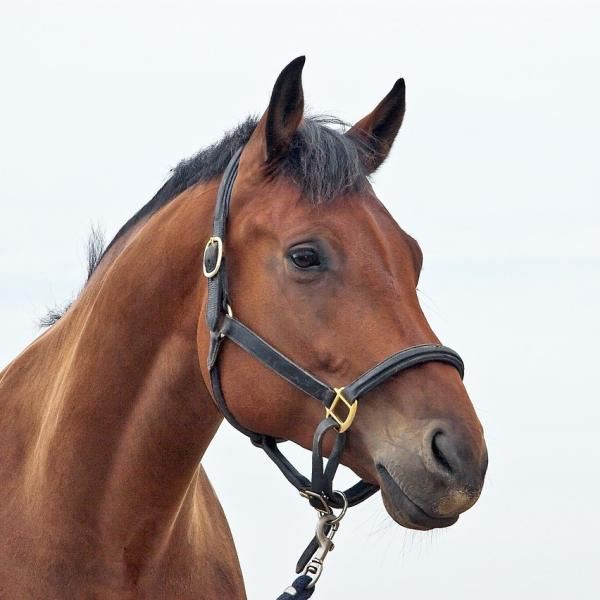
#> input picture Umbralizacion/caballo.jpg, 600 x 600 px
$ python main.py
#> lines starting #> are read from the running program, lines starting #| are printed output that depends on the picture; after the words box and inside, x2 and y2 are one past the last pixel; in counts of white or black regions, pixels touching at a corner belong together

import cv2
import numpy as np
from matplotlib import pyplot as plt


# [21 lines left out: function umbralizacion_Demostrativa, not called in this run]


def umbralizacion_Adaptativa():

    img = cv2.imread('caballo.jpg', 0)
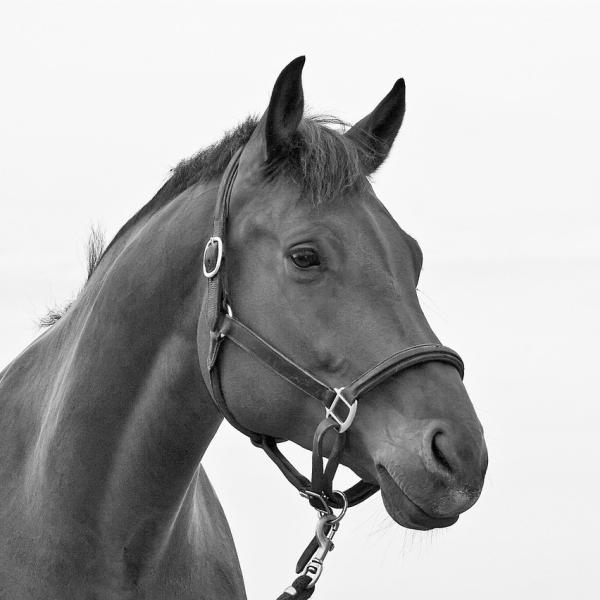
#> img: shape (600, 600); min 0, max 255, mean 175.6
    th1 = cv2.adaptiveThreshold(img, 255, cv2.ADAPTIVE_THRESH_MEAN_C, cv2.THRESH_BINARY, 11, 2)
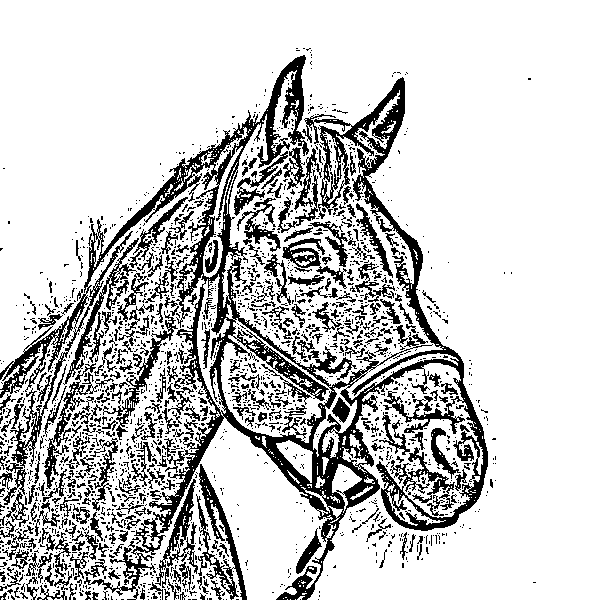
#> th1: shape (600, 600); 79.4% white; 1911 black regions (1592 under 20 px), largest, box (x1, y1, x2, y2) and area: (0, 55, 488, 600) 36417, (196, 464, 247, 600) 1828, (63, 238, 139, 385) 1314
    u, th2 = cv2.threshold(img, 127, 255, cv2.THRESH_BINARY)
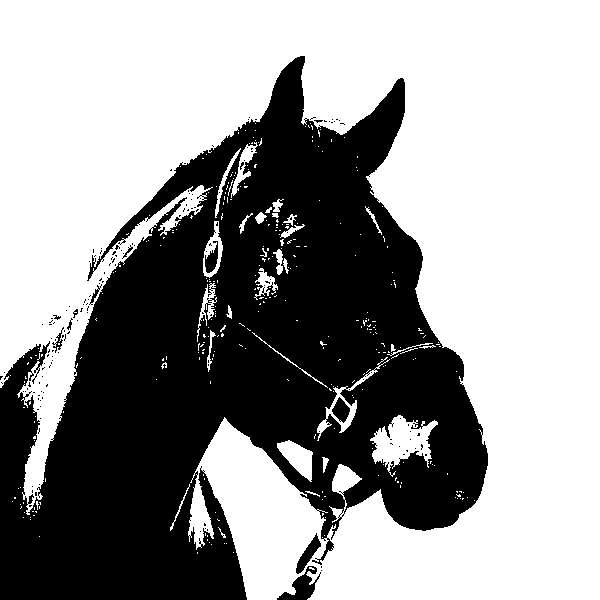
#> th2: shape (600, 600); 60.3% white; 160 black regions (149 under 20 px), largest, box (x1, y1, x2, y2) and area: (0, 56, 488, 600) 140908, (277, 566, 321, 600) 593, (296, 533, 321, 574) 358

    images = [th1, th2]
    labels = ['ADAPTIVE_THRESH_MEAN_C', 'SIMPLE']
    for i in range(2):
        plt.subplot(1, 2, i + 1)
        plt.imshow(images[i], 'gray', vmin=0, vmax=255)
        plt.title(labels[i])
        plt.xticks([]), plt.yticks([])
    plt.show()
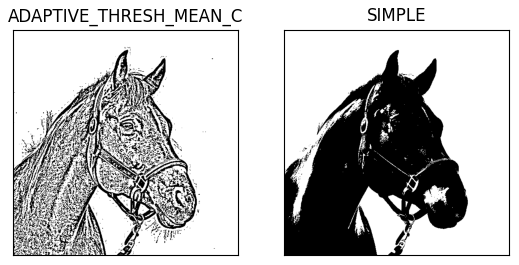
#> figure drawn by matplotlib, 2 panels


# [23 lines left out: function umbralizacion_Automatica, not called in this run]

umbralizacion_Adaptativa()

$ run again, with Umbralizacion/ciudad.jpg copied over Umbralizacion/caballo.jpg
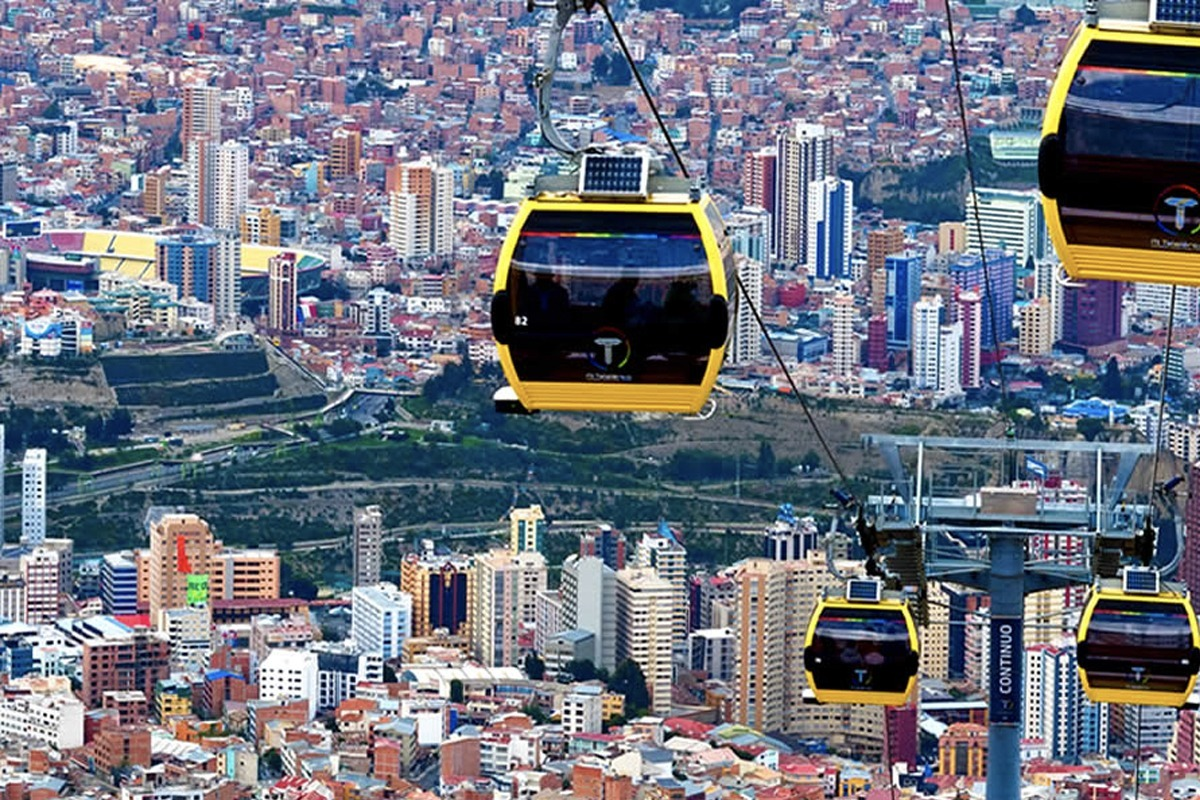
#> input picture Umbralizacion/ciudad.jpg, 1200 x 800 px
#> in umbralizacion_Adaptativa, `th1 = cv2.adaptiveThreshold(img, 255, cv2.ADAPTIVE_THRESH_MEAN_C, cv2...`:
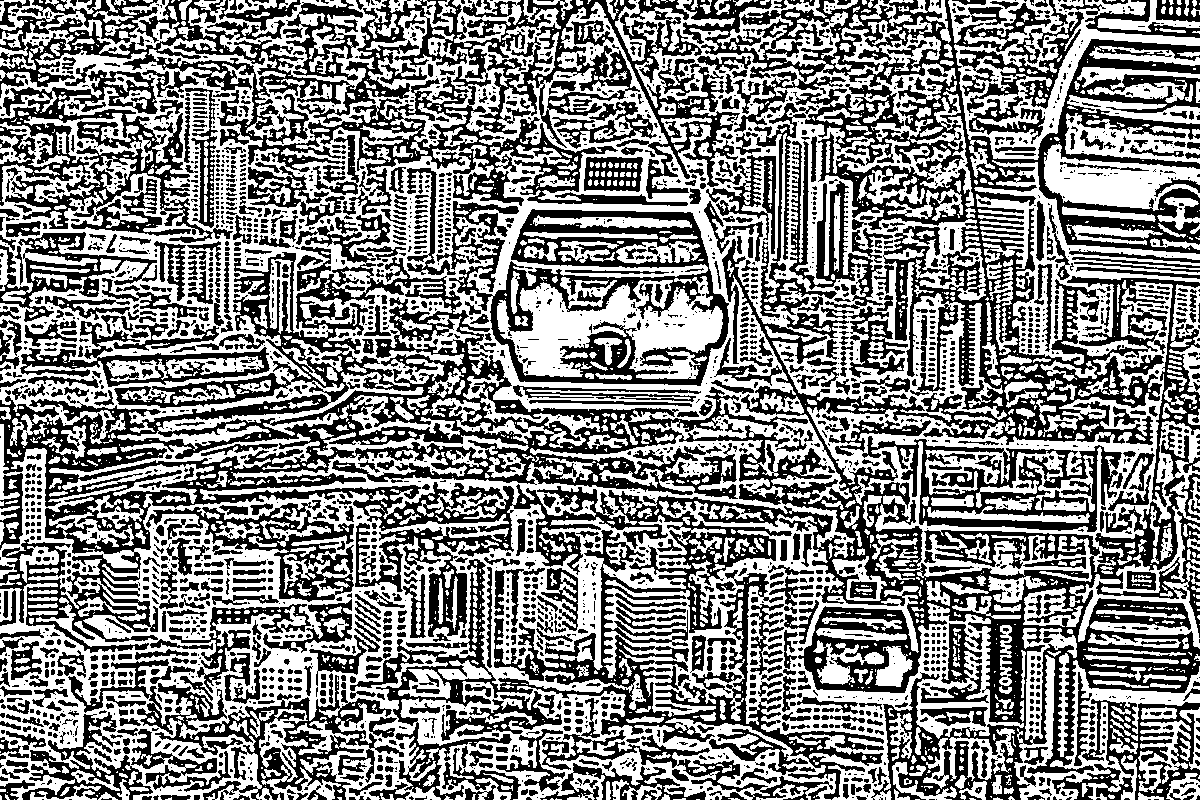
#> th1: shape (800, 1200); 51.9% white; 2955 black regions (1918 under 20 px), largest, box (x1, y1, x2, y2) and area: (0, 0, 1200, 800) 209621, (0, 0, 688, 215) 29376, (436, 201, 729, 386) 16739
#> th2: shape (800, 1200); 43.5% white; 1811 white regions (1440 under 20 px), largest, box (x1, y1, x2, y2) and area: (0, 0, 966, 417) 171672, (0, 448, 990, 800) 132929, (948, 0, 1200, 159) 14356
#> in umbralizacion_Adaptativa, `plt.show()`:
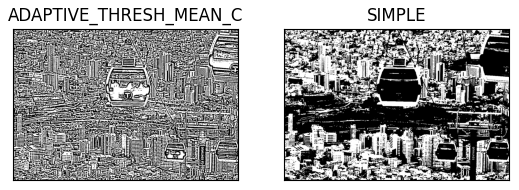
#> figure drawn by matplotlib, 2 panels

$ run again, with Umbralizacion/libro.jpg copied over Umbralizacion/caballo.jpg
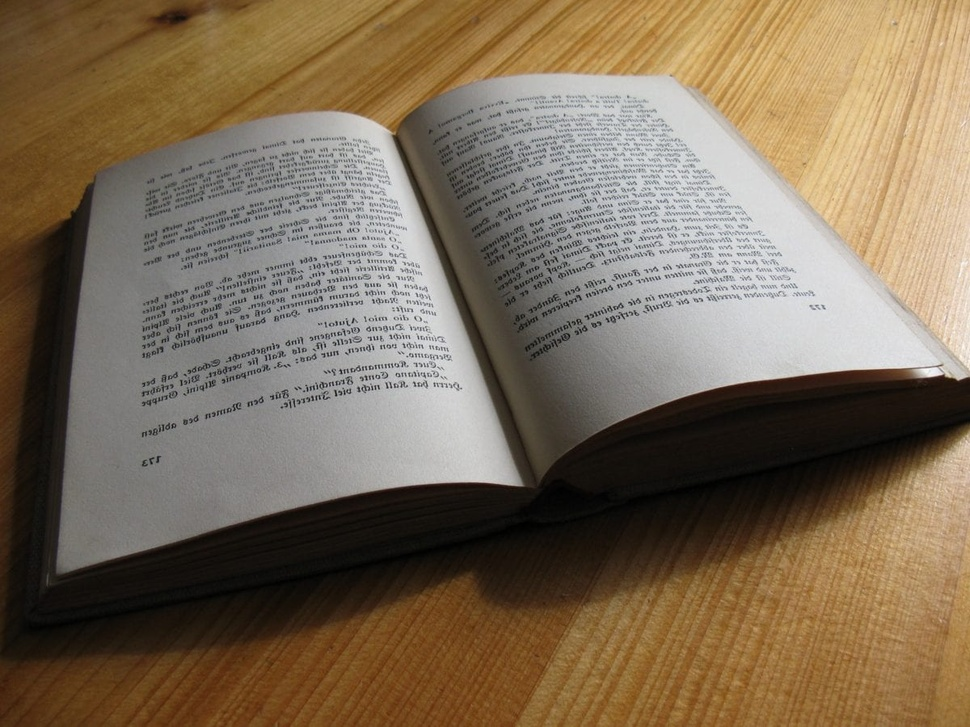
#> input picture Umbralizacion/libro.jpg, 970 x 727 px, shrunk from 1200 x 900 before the run
#> in umbralizacion_Adaptativa, `th1 = cv2.adaptiveThreshold(img, 255, cv2.ADAPTIVE_THRESH_MEAN_C, cv2...`:
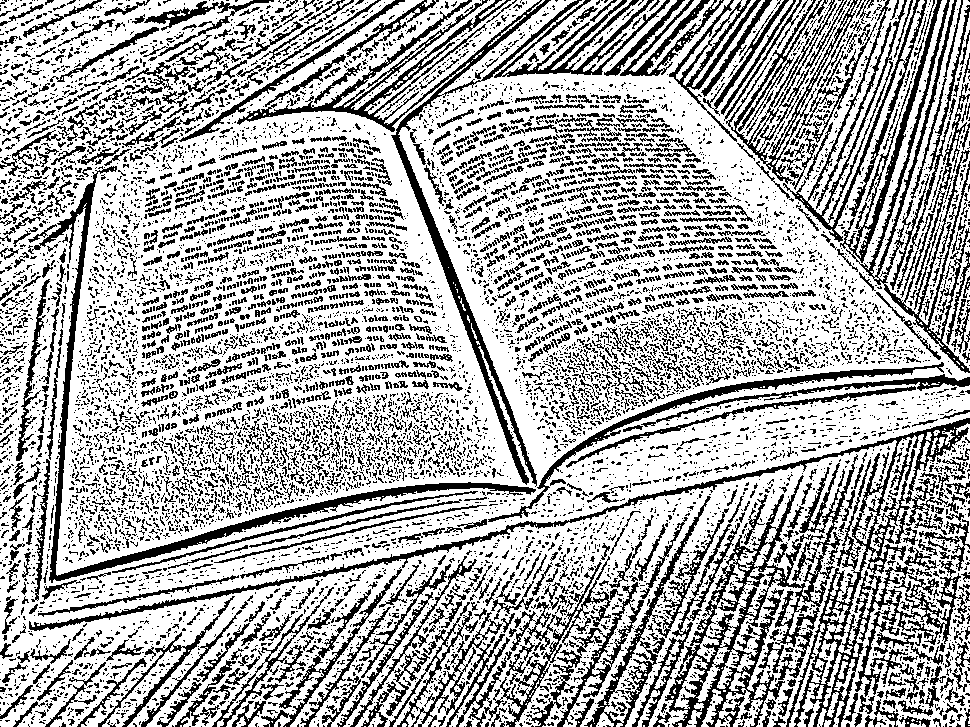
#> th1: shape (727, 970); 67.6% white; black in thin lines or dots
#> th2: shape (727, 970); 39.8% white; 1649 white regions (1555 under 20 px), largest, box (x1, y1, x2, y2) and area: (451, 0, 970, 418) 162055, (122, 78, 523, 521) 85088, (794, 431, 970, 695) 22888
#> in umbralizacion_Adaptativa, `plt.show()`:
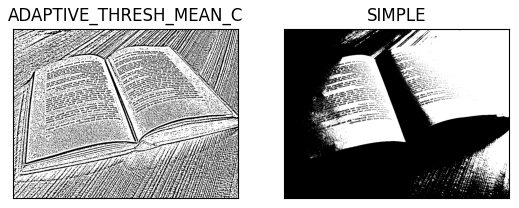
#> figure drawn by matplotlib, 2 panels

$ run again, with Umbralizacion/zebra.jpg copied over Umbralizacion/caballo.jpg
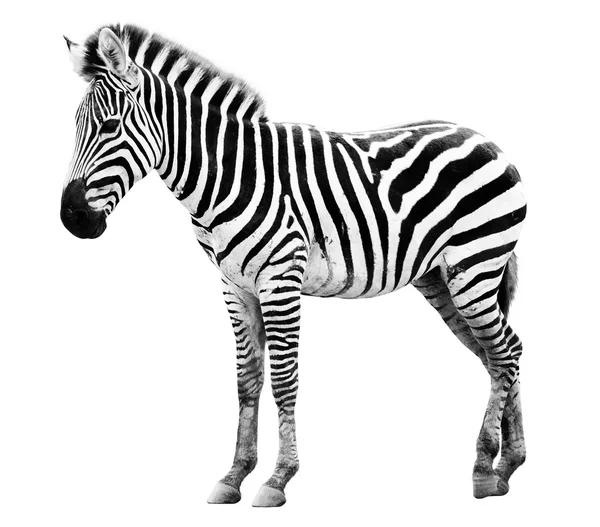
#> input picture Umbralizacion/zebra.jpg, 600 x 527 px
#> in umbralizacion_Adaptativa, `th1 = cv2.adaptiveThreshold(img, 255, cv2.ADAPTIVE_THRESH_MEAN_C, cv2...`:
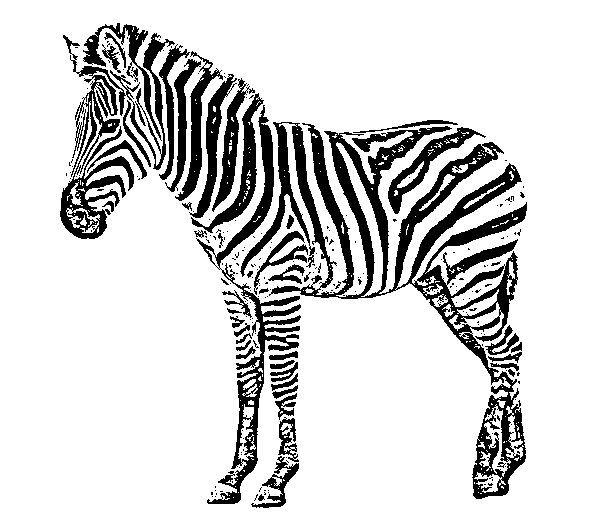
#> th1: shape (527, 600); 84% white; 230 black regions (180 under 20 px), largest, box (x1, y1, x2, y2) and area: (240, 122, 527, 499) 21648, (60, 33, 175, 239) 5882, (196, 105, 301, 504) 5443
#> th2: shape (527, 600); 84.5% white; 221 black regions (162 under 20 px), largest, box (x1, y1, x2, y2) and area: (405, 166, 527, 499) 11517, (329, 128, 433, 297) 3735, (60, 125, 134, 239) 2972
#> in umbralizacion_Adaptativa, `plt.show()`:
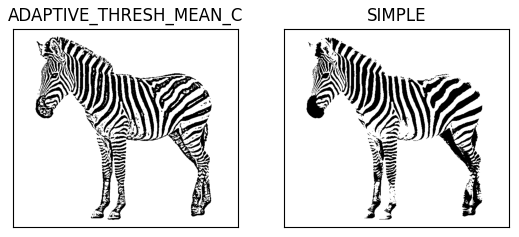
#> figure drawn by matplotlib, 2 panels
